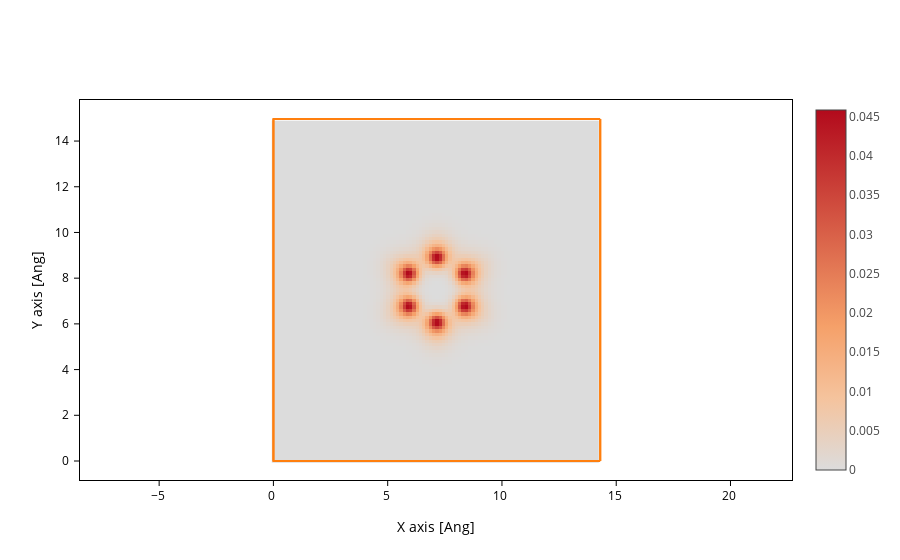

Here is the notebook cell this chart was saved with:
### Code cell
# Definim la variable de voltatge
V = 5
# Representam el grid principal per veure la imatge STM
LDOS_grid(H, V).plot(axes='xy')
